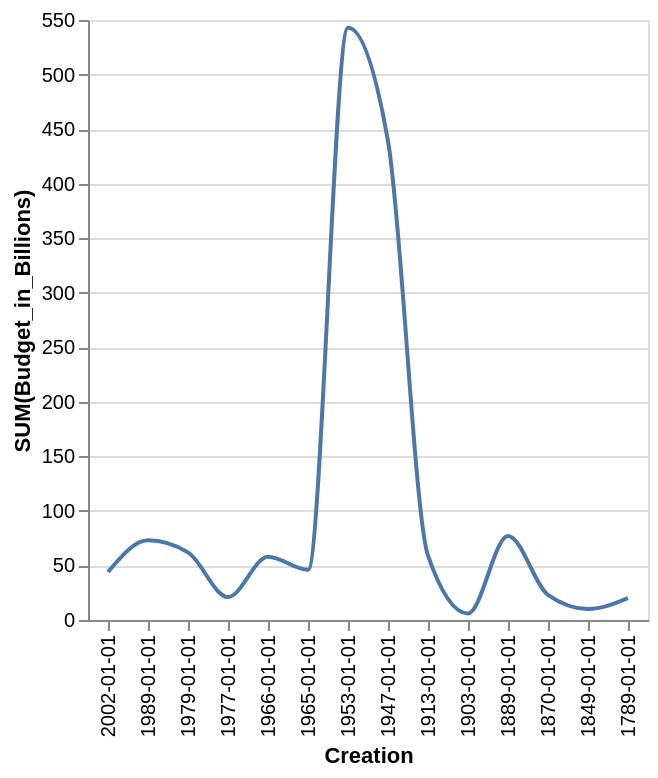

The specification (Vega-Lite) saved for this image:
### Vega-Lite specification from a JSON file in a GitHub repository (floating-point values rounded to 4 significant figures)
{"data": {"values": [{"x_data": "1789-01-01", "y_data": 20}, {"x_data": "1849-01-01", "y_data": 10}, {"x_data": "1870-01-01", "y_data": 23}, {"x_data": "1889-01-01", "y_data": 77}, {"x_data": "1903-01-01", "y_data": 6}, {"x_data": "1913-01-01", "y_data": 59}, {"x_data": "1947-01-01", "y_data": 439}, {"x_data": "1953-01-01", "y_data": 543}, {"x_data": "1965-01-01", "y_data": 46}, {"x_data": "1966-01-01", "y_data": 58}, {"x_data": "1977-01-01", "y_data": 21}, {"x_data": "1979-01-01", "y_data": 62}, {"x_data": "1989-01-01", "y_data": 73}, {"x_data": "2002-01-01", "y_data": 44}]}, "mark": {"type": "line", "interpolate": "monotone"}, "encoding": {"x": {"field": "x_data", "type": "nominal", "title": "Creation", "sort": "descending"}, "y": {"field": "y_data", "type": "quantitative", "title": "SUM(Budget_in_Billions)"}}}
